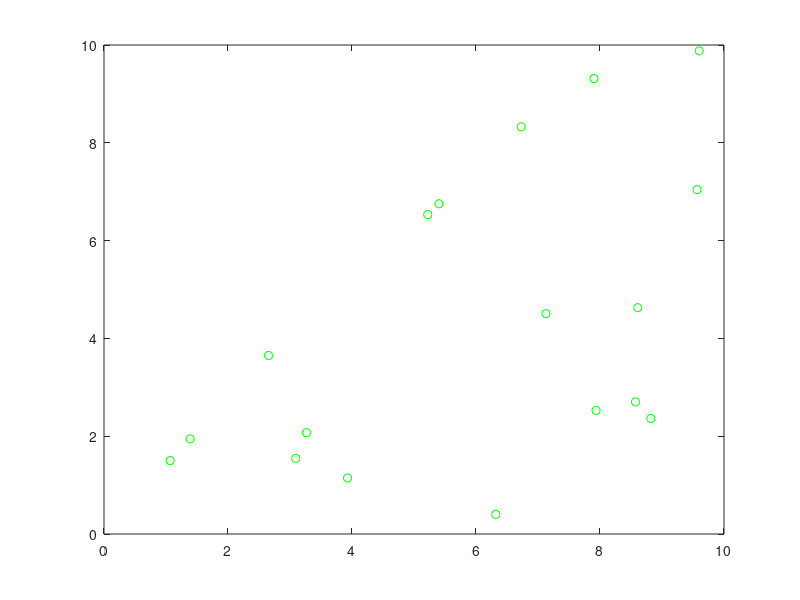

Here is the MATLAB script that generated this plot: (Note: this script raises an error after producing the figure.)
% 3CLASSES2OUTPUTN.m - 2x2 NN which may not converge
% 
% This code implements a perceptron with 2 output neurons and three
% different classes to classify, despite that it only has 2 output neurons.
% This code is an example of a problem whose data may not converge because
% it can be non-linear separable, but sometimes it works (pure luck).
%
% You can do with this code whatever you want. The main purpose is help
% people learning about this. Also, there is no warranty of any kind.
%
% Juan Miguel Valverde Martinez
% http://laid.delanover.com
%
% @param inout: input to be treated.
% @param type: type of activation function (step or sigmoid).
% @return output: output.

clear;clc;
 
% Samples per class. The more, the more likely to not converge
eachGroup=6;
 
data = 0.5 + (4-0.5).*rand(eachGroup,2);
data = [data zeros(eachGroup,2)];
 
data2 = 5 + (10-5).*rand(eachGroup,2);
data2 = [data2 zeros(eachGroup,1) ones(eachGroup,1)];
 
data31 = 6 + (9-6).*rand(eachGroup,1);
data32 = 0 + (5-0).*rand(eachGroup,1);
data3 = [data31 data32 ones(eachGroup,1) zeros(eachGroup,1)];
 
data = [data;data2;data3];
 
 
% Input = bias + the rest without last row (targets)
input = [-1*ones(size(data,1),1),data(:,1:end-2)]
% Last two columns are now target
target = data(:,end-1:end);
 
%Learning rate
eta = 0.5;
% Amount of features. -2 last rows
inputNeurons = size(data,2)-2;
% Amount of inputs for training (4 cases)
inputCases = size(data,1);
 
 
disp('First weights');
weights1 = rand(inputNeurons+1,1)';
weights2 = rand(inputNeurons+1,1)';
disp(weights1);
disp(weights2);
 
% Plot elements
plot(input(:,2),input(:,3),'go')
hold on;
 
% Training 10 times
repeat=1;
counter=1;
while repeat==1
    repeat=0;
    %fprintf('Counter: %i.\n',counter) 
    for j=1:inputCases
        % 2 different output neurons
        y1=activation(input(j,:)*weights1','step');
        y2=activation(input(j,:)*weights2','step');
        
        if target(j,1)~=y1
           %fprintf('Target: %i, y: %i, j: %i\n',target(j,1),y1,j);
           weights1 = weights1 + eta*(target(j,1)-y1)*input(j,:);
           repeat=1;
        end
        
        if target(j,2)~=y2
           %fprintf('Target: %i, y: %i, j: %i\n',target(j,2),y2,j);
           weights2 = weights2 + eta*(target(j,2)-y2)*input(j,:);
           repeat=1;
        end
    end
    counter=counter+1;
    
       
end
disp('Final weights');
disp(weights1);
disp(weights2);
 
 
% Ploting the mesh
for i=-0.5:0.3:10.5
   for j=-0.5:0.3:10.5
       % Change this if using +1 as bias
        res1=activation(-weights1(1)+weights1(2)*i+weights1(3)*j,'step');
        res2=activation(-weights2(1)+weights2(2)*i+weights2(3)*j,'step');
        
        if res1==0 && res2==0
        %if res>0.5 % regresion
            plot(i,j,'ro');
        elseif res1==0 && res2==1
            plot(i,j,'bo');
        else
            plot(i,j,'mo');
        end
   end 
end
 
x = -3:13;
% Decision boundary
% Change this if using +1 as bias
y = (-weights1(2)*x+weights1(1))/weights1(3);
plot(x,y);
y = (-weights2(2)*x+weights2(1))/weights2(3);
plot(x,y);
plot(input(:,2),input(:,3),'ko')
hold off;
